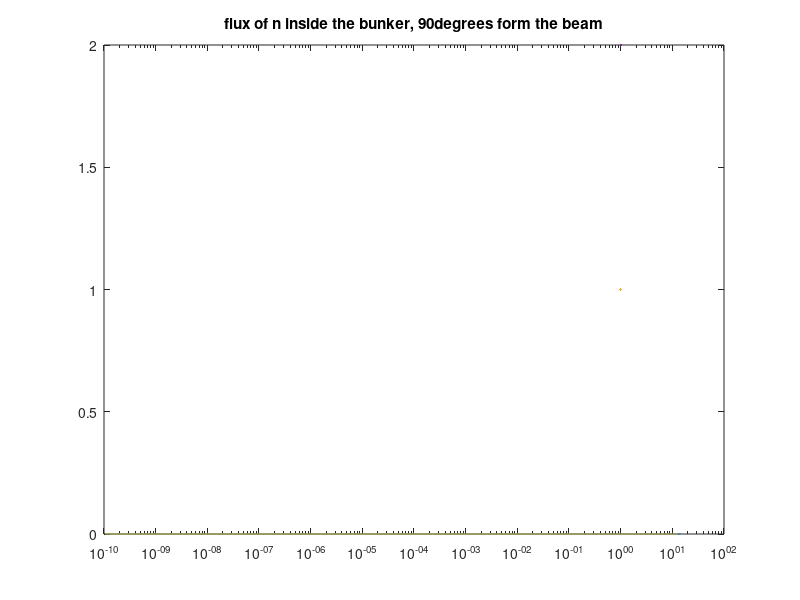

Write MATLAB code to recreate this figure.
%% fronte

clc;
clear;
load n_0.mat;

n = neutroniok;
E = 1000*(n(:,2) + n(:,1))/2;
dE = (n(:,2) - n(:,1))/2; 
flux = n(:,3);
err = n(:,4);



figure(4);
letargia = flux.*E;

cond = err<90 & letargia>eps;

semilogx(E(cond),letargia(cond), LineWidth=2);
hold on;

% linea ai 25meV
% v_25 = linspace(0,max(max(letargia)), 100);
% semilogx((2.5e-8)*ones(length(v_25)), v_25, LineWidth=1);

% linea ai 13MeV
% v_13 = linspace(0,max(max(letargia)), 100);
% semilogx((13.11)*ones(length(v_25)), v_25, LineWidth=1);

title 'flux of n inside the bunker, front of the beam';
% legend 'neutroni' '25meV' '13MeV'

%% @ 90 degrees

clc;
clear;
load n_90.mat;

n = neutroniok;
E = 1000*(n(:,2) + n(:,1))/2;
dE = (n(:,2) - n(:,1))/2; 
flux = n(:,3);
err = n(:,4);


figure(4);
letargia = flux.*E;

cond = err<50 & letargia>eps;

semilogx(E(cond),letargia(cond), LineWidth=2);
hold on;

% linea ai 25meV
v_25 = linspace(0,max(max(letargia)), 100);
semilogx((2.5e-8)*ones(length(v_25)), v_25, LineWidth=1);

% linea ai 13MeV
v_13 = linspace(0,max(max(letargia)), 100);
semilogx((13.11)*ones(length(v_25)), v_25, LineWidth=1);

title 'flux of n inside the bunker, 90degrees form the beam';